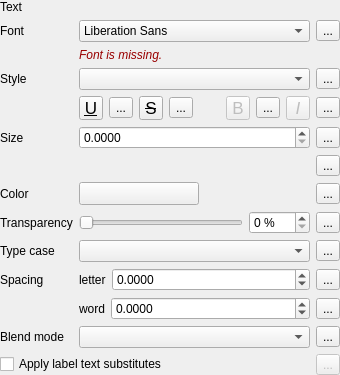
                       <widget class="QFrame" name="mFontStyleGroupBox">
                        <property name="sizePolicy">
                         <sizepolicy hsizetype="Preferred" vsizetype="Maximum">
                          <horstretch>0</horstretch>
                          <verstretch>0</verstretch>
                         </sizepolicy>
                        </property>
                        <property name="maximumSize">
                         <size>
                          <width>16777215</width>
                          <height>16777215</height>
                         </size>
                        </property>
                        <layout class="QGridLayout" name="gridLayout_6">
                         <property name="leftMargin">
                          <number>0</number>
                         </property>
                         <property name="topMargin">
                          <number>0</number>
                         </property>
                         <property name="rightMargin">
                          <number>0</number>
                         </property>
                         <property name="bottomMargin">
                          <number>0</number>
                         </property>
                         <item row="10" column="1" colspan="2">
                          <layout class="QHBoxLayout" name="horizontalLayout_14">
                           <item>
                            <widget class="QLabel" name="mFontLetterSpacingLabel">
                             <property name="sizePolicy">
                              <sizepolicy hsizetype="Maximum" vsizetype="Preferred">
                               <horstretch>0</horstretch>
                               <verstretch>0</verstretch>
                              </sizepolicy>
                             </property>
                             <property name="text">
                              <string>letter</string>
                             </property>
                            </widget>
                           </item>
                           <item>
                            <widget class="QgsDoubleSpinBox" name="mFontLetterSpacingSpinBox">
                             <property name="sizePolicy">
                              <sizepolicy hsizetype="Preferred" vsizetype="Fixed">
                               <horstretch>0</horstretch>
                               <verstretch>0</verstretch>
                              </sizepolicy>
                             </property>
                             <property name="toolTip">
                              <string>Space in pixels or map units, relative to size unit choice</string>
                             </property>
                             <property name="decimals">
                              <number>4</number>
                             </property>
                             <property name="minimum">
                              <double>-1000.000000000000000</double>
                             </property>
                             <property name="maximum">
                              <double>999999999.000000000000000</double>
                             </property>
                             <property name="singleStep">
                              <double>0.100000000000000</double>
                             </property>
                             <property name="showClearButton" stdset="0">
                              <bool>true</bool>
                             </property>
                            </widget>
                           </item>
                           <item>
                            <widget class="QgsDataDefinedButton" name="mFontLetterSpacingDDBtn">
                             <property name="text">
                              <string>...</string>
                             </property>
                            </widget>
                           </item>
                          </layout>
                         </item>
                         <item row="5" column="1">
                          <widget class="QgsDoubleSpinBox" name="mFontSizeSpinBox">
                           <property name="sizePolicy">
                            <sizepolicy hsizetype="Expanding" vsizetype="Fixed">
                             <horstretch>0</horstretch>
                             <verstretch>0</verstretch>
                            </sizepolicy>
                           </property>
                           <property name="minimumSize">
                            <size>
                             <width>0</width>
                             <height>0</height>
                            </size>
                           </property>
                           <property name="decimals">
                            <number>4</number>
                           </property>
                           <property name="maximum">
                            <double>999999999.000000000000000</double>
                           </property>
                           <property name="showClearButton" stdset="0">
                            <bool>false</bool>
                           </property>
                          </widget>
                         </item>
                         <item row="3" column="0">
                          <widget class="QLabel" name="mFontStyleLabel">
                           <property name="sizePolicy">
                            <sizepolicy hsizetype="Maximum" vsizetype="Preferred">
                             <horstretch>0</horstretch>
                             <verstretch>0</verstretch>
                            </sizepolicy>
                           </property>
                           <property name="text">
                            <string>Style</string>
                           </property>
                          </widget>
                         </item>
                         <item row="9" column="1">
                          <widget class="QComboBox" name="mFontCapitalsComboBox">
                           <property name="enabled">
                            <bool>true</bool>
                           </property>
                           <property name="sizePolicy">
                            <sizepolicy hsizetype="Preferred" vsizetype="Fixed">
                             <horstretch>0</horstretch>
                             <verstretch>0</verstretch>
                            </sizepolicy>
                           </property>
                           <property name="maximumSize">
                            <size>
                             <width>16777215</width>
                             <height>16777215</height>
                            </size>
                           </property>
                           <property name="toolTip">
                            <string>Capitalization style of text</string>
                           </property>
                          </widget>
                         </item>
                         <item row="8" column="0">
                          <widget class="QLabel" name="mFontTranspLabel">
                           <property name="enabled">
                            <bool>true</bool>
                           </property>
                           <property name="text">
                            <string>Transparency</string>
                           </property>
                          </widget>
                         </item>
                         <item row="1" column="0">
                          <widget class="QLabel" name="mFontLabel">
                           <property name="sizePolicy">
                            <sizepolicy hsizetype="Preferred" vsizetype="Preferred">
                             <horstretch>0</horstretch>
                             <verstretch>0</verstretch>
                            </sizepolicy>
                           </property>
                           <property name="text">
                            <string>Font</string>
                           </property>
                           <property name="alignment">
                            <set>Qt::AlignLeading|Qt::AlignLeft|Qt::AlignVCenter</set>
                           </property>
                          </widget>
                         </item>
                         <item row="3" column="1">
                          <widget class="QComboBox" name="mFontStyleComboBox">
                           <property name="sizePolicy">
                            <sizepolicy hsizetype="Expanding" vsizetype="Fixed">
                             <horstretch>0</horstretch>
                             <verstretch>0</verstretch>
                            </sizepolicy>
                           </property>
                           <property name="minimumSize">
                            <size>
                             <width>0</width>
                             <height>0</height>
                            </size>
                           </property>
                           <property name="maximumSize">
                            <size>
                             <width>16777215</width>
                             <height>16777215</height>
                            </size>
                           </property>
                           <property name="toolTip">
                            <string>Available typeface styles</string>
                           </property>
                           <property name="sizeAdjustPolicy">
                            <enum>QComboBox::AdjustToContentsOnFirstShow</enum>
                           </property>
                          </widget>
                         </item>
                         <item row="9" column="2">
                          <widget class="QgsDataDefinedButton" name="mFontCaseDDBtn">
                           <property name="text">
                            <string>...</string>
                           </property>
                          </widget>
                         </item>
                         <item row="6" column="2">
                          <widget class="QgsDataDefinedButton" name="mFontUnitsDDBtn">
                           <property name="text">
                            <string>...</string>
                           </property>
                          </widget>
                         </item>
                         <item row="7" column="2">
                          <widget class="QgsDataDefinedButton" name="mFontColorDDBtn">
                           <property name="text">
                            <string>...</string>
                           </property>
                          </widget>
                         </item>
                         <item row="1" column="2">
                          <widget class="QgsDataDefinedButton" name="mFontDDBtn">
                           <property name="text">
                            <string>...</string>
                           </property>
                          </widget>
                         </item>
                         <item row="8" column="2">
                          <widget class="QgsDataDefinedButton" name="mFontTranspDDBtn">
                           <property name="text">
                            <string>...</string>
                           </property>
                          </widget>
                         </item>
                         <item row="8" column="1">
                          <widget class="QFrame" name="frame">
                           <property name="sizePolicy">
                            <sizepolicy hsizetype="Preferred" vsizetype="Maximum">
                             <horstretch>0</horstretch>
                             <verstretch>0</verstretch>
                            </sizepolicy>
                           </property>
                           <layout class="QHBoxLayout" name="horizontalLayout_23">
                            <property name="leftMargin">
                             <number>0</number>
                            </property>
                            <property name="topMargin">
                             <number>0</number>
                            </property>
                            <property name="rightMargin">
                             <number>0</number>
                            </property>
                            <property name="bottomMargin">
                             <number>0</number>
                            </property>
                            <item>
                             <widget class="QSlider" name="mFontTranspSlider">
                              <property name="enabled">
                               <bool>true</bool>
                              </property>
                              <property name="minimumSize">
                               <size>
                                <width>0</width>
                                <height>0</height>
                               </size>
                              </property>
                              <property name="maximumSize">
                               <size>
                                <width>16777215</width>
                                <height>16777215</height>
                               </size>
                              </property>
                              <property name="maximum">
                               <number>100</number>
                              </property>
                              <property name="orientation">
                               <enum>Qt::Horizontal</enum>
                              </property>
                             </widget>
                            </item>
                            <item>
                             <widget class="QgsSpinBox" name="mFontTranspSpinBox">
                              <property name="enabled">
                               <bool>true</bool>
                              </property>
                              <property name="sizePolicy">
                               <sizepolicy hsizetype="Maximum" vsizetype="Fixed">
                                <horstretch>0</horstretch>
                                <verstretch>0</verstretch>
                               </sizepolicy>
                              </property>
                              <property name="suffix">
                               <string> %</string>
                              </property>
                              <property name="maximum">
                               <number>100</number>
                              </property>
                             </widget>
                            </item>
                           </layout>
                          </widget>
                         </item>
                         <item row="9" column="0">
                          <widget class="QLabel" name="mFontCapitalsLabel">
                           <property name="sizePolicy">
                            <sizepolicy hsizetype="Maximum" vsizetype="Preferred">
                             <horstretch>0</horstretch>
                             <verstretch>0</verstretch>
                            </sizepolicy>
                           </property>
                           <property name="text">
                            <string>Type case</string>
                           </property>
                          </widget>
                         </item>
                         <item row="12" column="2">
                          <widget class="QgsDataDefinedButton" name="mFontBlendModeDDBtn">
                           <property name="text">
                            <string>...</string>
                           </property>
                          </widget>
                         </item>
                         <item row="7" column="0">
                          <widget class="QLabel" name="mFontColorLabel">
                           <property name="sizePolicy">
                            <sizepolicy hsizetype="Maximum" vsizetype="Preferred">
                             <horstretch>0</horstretch>
                             <verstretch>0</verstretch>
                            </sizepolicy>
                           </property>
                           <property name="text">
                            <string>Color</string>
                           </property>
                          </widget>
                         </item>
                         <item row="5" column="2">
                          <widget class="QgsDataDefinedButton" name="mFontSizeDDBtn">
                           <property name="text">
                            <string>...</string>
                           </property>
                          </widget>
                         </item>
                         <item row="10" column="0">
                          <widget class="QLabel" name="label_10">
                           <property name="text">
                            <string>Spacing</string>
                           </property>
                          </widget>
                         </item>
                         <item row="7" column="1">
                          <widget class="QgsColorButtonV2" name="btnTextColor">
                           <property name="sizePolicy">
                            <sizepolicy hsizetype="Fixed" vsizetype="Fixed">
                             <horstretch>0</horstretch>
                             <verstretch>0</verstretch>
                            </sizepolicy>
                           </property>
                           <property name="minimumSize">
                            <size>
                             <width>120</width>
                             <height>0</height>
                            </size>
                           </property>
                           <property name="maximumSize">
                            <size>
                             <width>120</width>
                             <height>16777215</height>
                            </size>
                           </property>
                          </widget>
                         </item>
                         <item row="12" column="0">
                          <widget class="QLabel" name="labelBlendMode">
                           <property name="text">
                            <string>Blend mode</string>
                           </property>
                          </widget>
                         </item>
                         <item row="11" column="1" colspan="2">
                          <layout class="QHBoxLayout" name="horizontalLayout_15">
                           <item>
                            <widget class="QLabel" name="mFontWordSpacingLabel">
                             <property name="sizePolicy">
                              <sizepolicy hsizetype="Maximum" vsizetype="Preferred">
                               <horstretch>0</horstretch>
                               <verstretch>0</verstretch>
                              </sizepolicy>
                             </property>
                             <property name="text">
                              <string>word</string>
                             </property>
                            </widget>
                           </item>
                           <item>
                            <widget class="QgsDoubleSpinBox" name="mFontWordSpacingSpinBox">
                             <property name="sizePolicy">
                              <sizepolicy hsizetype="Preferred" vsizetype="Fixed">
                               <horstretch>0</horstretch>
                               <verstretch>0</verstretch>
                              </sizepolicy>
                             </property>
                             <property name="toolTip">
                              <string>Space in pixels or map units, relative to size unit choice</string>
                             </property>
                             <property name="decimals">
                              <number>4</number>
                             </property>
                             <property name="minimum">
                              <double>-1000.000000000000000</double>
                             </property>
                             <property name="maximum">
                              <double>999999999.000000000000000</double>
                             </property>
                             <property name="singleStep">
                              <double>0.100000000000000</double>
                             </property>
                             <property name="showClearButton" stdset="0">
                              <bool>true</bool>
                             </property>
                            </widget>
                           </item>
                           <item>
                            <widget class="QgsDataDefinedButton" name="mFontWordSpacingDDBtn">
                             <property name="text">
                              <string>...</string>
                             </property>
                            </widget>
                           </item>
                          </layout>
                         </item>
                         <item row="4" column="1" colspan="2">
                          <layout class="QHBoxLayout" name="horizontalLayout_13">
                           <item>
                            <widget class="QToolButton" name="mFontUnderlineBtn">
                             <property name="enabled">
                              <bool>true</bool>
                             </property>
                             <property name="minimumSize">
                              <size>
                               <width>24</width>
                               <height>24</height>
                              </size>
                             </property>
                             <property name="maximumSize">
                              <size>
                               <width>24</width>
                               <height>24</height>
                              </size>
                             </property>
                             <property name="font">
                              <font>
                               <pointsize>13</pointsize>
                               <underline>true</underline>
                              </font>
                             </property>
                             <property name="toolTip">
                              <string>Underlined text</string>
                             </property>
                             <property name="text">
                              <string>U</string>
                             </property>
                             <property name="checkable">
                              <bool>true</bool>
                             </property>
                            </widget>
                           </item>
                           <item>
                            <widget class="QgsDataDefinedButton" name="mFontUnderlineDDBtn">
                             <property name="text">
                              <string>...</string>
                             </property>
                            </widget>
                           </item>
                           <item>
                            <widget class="QToolButton" name="mFontStrikethroughBtn">
                             <property name="enabled">
                              <bool>true</bool>
                             </property>
                             <property name="minimumSize">
                              <size>
                               <width>24</width>
                               <height>24</height>
                              </size>
                             </property>
                             <property name="maximumSize">
                              <size>
                               <width>24</width>
                               <height>24</height>
                              </size>
                             </property>
                             <property name="font">
                              <font>
                               <pointsize>13</pointsize>
                               <strikeout>true</strikeout>
                              </font>
                             </property>
                             <property name="toolTip">
                              <string>Strikeout text</string>
                             </property>
                             <property name="text">
                              <string>S</string>
                             </property>
                             <property name="checkable">
                              <bool>true</bool>
                             </property>
                            </widget>
                           </item>
                           <item>
                            <widget class="QgsDataDefinedButton" name="mFontStrikeoutDDBtn">
                             <property name="text">
                              <string>...</string>
                             </property>
                            </widget>
                           </item>
                           <item>
                            <spacer name="horizontalSpacer_11">
                             <property name="orientation">
                              <enum>Qt::Horizontal</enum>
                             </property>
                             <property name="sizeHint" stdset="0">
                              <size>
                               <width>0</width>
                               <height>20</height>
                              </size>
                             </property>
                            </spacer>
                           </item>
                           <item>
                            <widget class="QToolButton" name="mFontBoldBtn">
                             <property name="enabled">
                              <bool>false</bool>
                             </property>
                             <property name="minimumSize">
                              <size>
                               <width>24</width>
                               <height>24</height>
                              </size>
                             </property>
                             <property name="maximumSize">
                              <size>
                               <width>24</width>
                               <height>24</height>
                              </size>
                             </property>
                             <property name="font">
                              <font>
                               <pointsize>13</pointsize>
                              </font>
                             </property>
                             <property name="toolTip">
                              <string>Bold text
(data defined only, overrides Style)</string>
                             </property>
                             <property name="text">
                              <string>B</string>
                             </property>
                             <property name="checkable">
                              <bool>true</bool>
                             </property>
                            </widget>
                           </item>
                           <item>
                            <widget class="QgsDataDefinedButton" name="mFontBoldDDBtn">
                             <property name="text">
                              <string>...</string>
                             </property>
                            </widget>
                           </item>
                           <item>
                            <widget class="QToolButton" name="mFontItalicBtn">
                             <property name="enabled">
                              <bool>false</bool>
                             </property>
                             <property name="minimumSize">
                              <size>
                               <width>24</width>
                               <height>24</height>
                              </size>
                             </property>
                             <property name="maximumSize">
                              <size>
                               <width>24</width>
                               <height>24</height>
                              </size>
                             </property>
                             <property name="font">
                              <font>
                               <pointsize>13</pointsize>
                               <italic>true</italic>
                              </font>
                             </property>
                             <property name="toolTip">
                              <string>Italic text
(data defined only, overrides Style)</string>
                             </property>
                             <property name="text">
                              <string>I</string>
                             </property>
                             <property name="checkable">
                              <bool>true</bool>
                             </property>
                            </widget>
                           </item>
                           <item>
                            <widget class="QgsDataDefinedButton" name="mFontItalicDDBtn">
                             <property name="text">
                              <string>...</string>
                             </property>
                            </widget>
                           </item>
                          </layout>
                         </item>
                         <item row="12" column="1">
                          <widget class="QgsBlendModeComboBox" name="comboBlendMode"/>
                         </item>
                         <item row="3" column="2">
                          <widget class="QgsDataDefinedButton" name="mFontStyleDDBtn">
                           <property name="text">
                            <string>...</string>
                           </property>
                          </widget>
                         </item>
                         <item row="5" column="0">
                          <widget class="QLabel" name="mFontSizeLabel">
                           <property name="sizePolicy">
                            <sizepolicy hsizetype="Maximum" vsizetype="Preferred">
                             <horstretch>0</horstretch>
                             <verstretch>0</verstretch>
                            </sizepolicy>
                           </property>
                           <property name="text">
                            <string>Size</string>
                           </property>
                          </widget>
                         </item>
                         <item row="2" column="1">
                          <widget class="QFrame" name="mFontFamilyFrame">
                           <layout class="QHBoxLayout" name="horizontalLayout_5">
                            <property name="leftMargin">
                             <number>0</number>
                            </property>
                            <property name="topMargin">
                             <number>0</number>
                            </property>
                            <property name="rightMargin">
                             <number>0</number>
                            </property>
                            <property name="bottomMargin">
                             <number>0</number>
                            </property>
                            <item>
                             <widget class="QLabel" name="mFontMissingLabel">
                              <property name="sizePolicy">
                               <sizepolicy hsizetype="Expanding" vsizetype="Preferred">
                                <horstretch>0</horstretch>
                                <verstretch>0</verstretch>
                               </sizepolicy>
                              </property>
                              <property name="styleSheet">
                               <string notr="true">color: #990000;
font-style: italic;</string>
                              </property>
                              <property name="text">
                               <string>Font is missing.</string>
                              </property>
                              <property name="alignment">
                               <set>Qt::AlignLeading|Qt::AlignLeft|Qt::AlignVCenter</set>
                              </property>
                             </widget>
                            </item>
                           </layout>
                          </widget>
                         </item>
<item row="13" column="0" colspan="2">
                          <widget class="QCheckBox" name="mCheckBoxSubstituteText">
                           <property name="toolTip">
                            <string>If enabled, the label text will automatically be modified using a preset list of substitutes</string>
                           </property>
                           <property name="text">
                            <string>Apply label text substitutes</string>
                           </property>
                          </widget>
                         </item>
                         <item row="13" column="2">
                          <widget class="QToolButton" name="mToolButtonConfigureSubstitutes">
                           <property name="enabled">
                            <bool>false</bool>
                           </property>
                           <property name="toolTip">
                            <string>Configure substitutes</string>
                           </property>
                           <property name="text">
                            <string>...</string>
                           </property>
                          </widget>
                         </item>
                         <item row="1" column="1">
                          <widget class="QFontComboBox" name="mFontFamilyCmbBx">
                           <property name="editable">
                            <bool>false</bool>
                           </property>
                          </widget>
                         </item>
                         <item row="6" column="1">
                          <widget class="QgsUnitSelectionWidget" name="mFontSizeUnitWidget" native="true"/>
                         </item>
                         <item row="0" column="0">
                          <widget class="QLabel" name="mFontLabel_2">
                           <property name="sizePolicy">
                            <sizepolicy hsizetype="Preferred" vsizetype="Preferred">
                             <horstretch>0</horstretch>
                             <verstretch>0</verstretch>
                            </sizepolicy>
                           </property>
                           <property name="text">
                            <string>Text</string>
                           </property>
                           <property name="alignment">
                            <set>Qt::AlignLeading|Qt::AlignLeft|Qt::AlignVCenter</set>
                           </property>
                          </widget>
                         </item>
                        </layout>
                       </widget>
